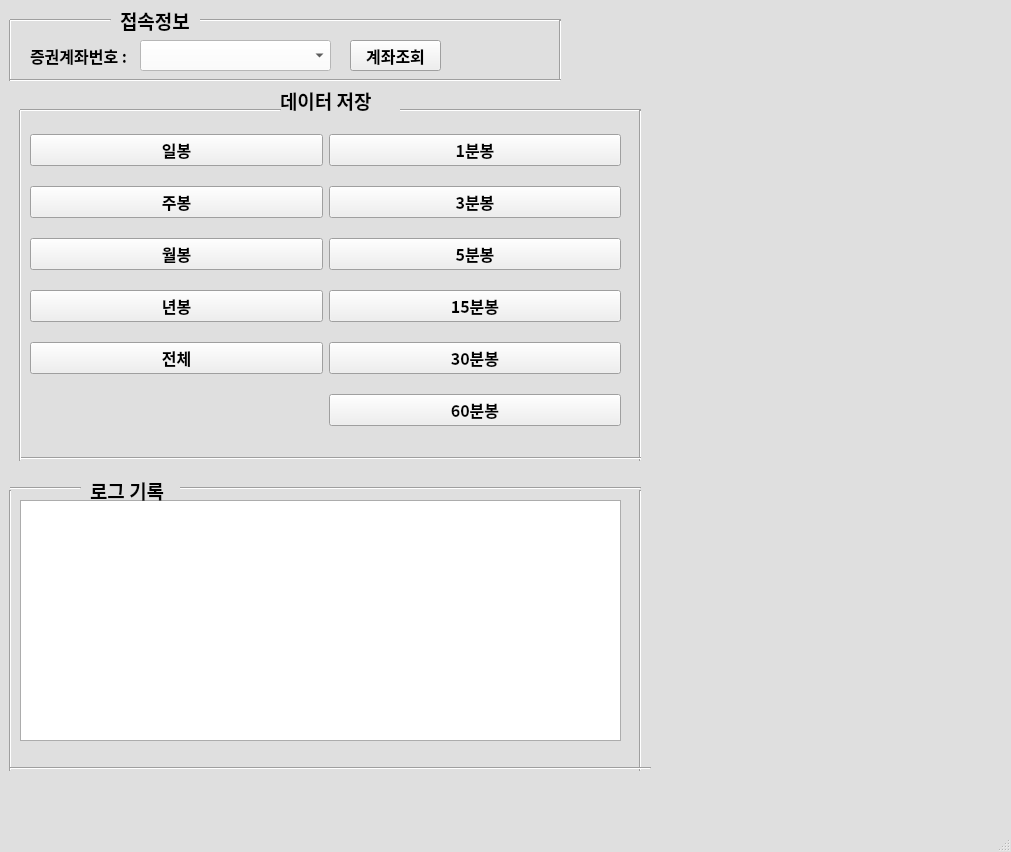
<?xml version="1.0" encoding="UTF-8"?>
<ui version="4.0">
 <class>MainWindow</class>
 <widget class="QMainWindow" name="MainWindow">
  <property name="geometry">
   <rect>
    <x>0</x>
    <y>0</y>
    <width>1011</width>
    <height>852</height>
   </rect>
  </property>
  <property name="palette">
   <palette>
    <active>
     <colorrole role="Base">
      <brush brushstyle="SolidPattern">
       <color alpha="255">
        <red>255</red>
        <green>255</green>
        <blue>255</blue>
       </color>
      </brush>
     </colorrole>
     <colorrole role="Window">
      <brush brushstyle="SolidPattern">
       <color alpha="255">
        <red>223</red>
        <green>223</green>
        <blue>223</blue>
       </color>
      </brush>
     </colorrole>
    </active>
    <inactive>
     <colorrole role="Base">
      <brush brushstyle="SolidPattern">
       <color alpha="255">
        <red>255</red>
        <green>255</green>
        <blue>255</blue>
       </color>
      </brush>
     </colorrole>
     <colorrole role="Window">
      <brush brushstyle="SolidPattern">
       <color alpha="255">
        <red>223</red>
        <green>223</green>
        <blue>223</blue>
       </color>
      </brush>
     </colorrole>
    </inactive>
    <disabled>
     <colorrole role="Base">
      <brush brushstyle="SolidPattern">
       <color alpha="255">
        <red>223</red>
        <green>223</green>
        <blue>223</blue>
       </color>
      </brush>
     </colorrole>
     <colorrole role="Window">
      <brush brushstyle="SolidPattern">
       <color alpha="255">
        <red>223</red>
        <green>223</green>
        <blue>223</blue>
       </color>
      </brush>
     </colorrole>
    </disabled>
   </palette>
  </property>
  <property name="font">
   <font>
    <weight>75</weight>
    <bold>true</bold>
   </font>
  </property>
  <property name="windowTitle">
   <string>MainWindow</string>
  </property>
  <property name="toolButtonStyle">
   <enum>Qt::ToolButtonTextUnderIcon</enum>
  </property>
  <widget class="QWidget" name="centralwidget">
   <widget class="QLabel" name="TEXT_1">
    <property name="geometry">
     <rect>
      <x>280</x>
      <y>80</y>
      <width>101</width>
      <height>41</height>
     </rect>
    </property>
    <property name="palette">
     <palette>
      <active>
       <colorrole role="Base">
        <brush brushstyle="SolidPattern">
         <color alpha="255">
          <red>255</red>
          <green>255</green>
          <blue>255</blue>
         </color>
        </brush>
       </colorrole>
       <colorrole role="Window">
        <brush brushstyle="SolidPattern">
         <color alpha="255">
          <red>255</red>
          <green>255</green>
          <blue>255</blue>
         </color>
        </brush>
       </colorrole>
      </active>
      <inactive>
       <colorrole role="Base">
        <brush brushstyle="SolidPattern">
         <color alpha="255">
          <red>255</red>
          <green>255</green>
          <blue>255</blue>
         </color>
        </brush>
       </colorrole>
       <colorrole role="Window">
        <brush brushstyle="SolidPattern">
         <color alpha="255">
          <red>255</red>
          <green>255</green>
          <blue>255</blue>
         </color>
        </brush>
       </colorrole>
      </inactive>
      <disabled>
       <colorrole role="Base">
        <brush brushstyle="SolidPattern">
         <color alpha="255">
          <red>255</red>
          <green>255</green>
          <blue>255</blue>
         </color>
        </brush>
       </colorrole>
       <colorrole role="Window">
        <brush brushstyle="SolidPattern">
         <color alpha="255">
          <red>255</red>
          <green>255</green>
          <blue>255</blue>
         </color>
        </brush>
       </colorrole>
      </disabled>
     </palette>
    </property>
    <property name="font">
     <font>
      <family>나눔고딕 ExtraBold</family>
      <pointsize>14</pointsize>
      <weight>75</weight>
      <bold>true</bold>
      <underline>false</underline>
     </font>
    </property>
    <property name="text">
     <string>데이터 저장</string>
    </property>
   </widget>
   <widget class="Line" name="line_3">
    <property name="geometry">
     <rect>
      <x>400</x>
      <y>100</y>
      <width>241</width>
      <height>20</height>
     </rect>
    </property>
    <property name="orientation">
     <enum>Qt::Horizontal</enum>
    </property>
   </widget>
   <widget class="Line" name="line_2">
    <property name="geometry">
     <rect>
      <x>630</x>
      <y>110</y>
      <width>21</width>
      <height>351</height>
     </rect>
    </property>
    <property name="orientation">
     <enum>Qt::Vertical</enum>
    </property>
   </widget>
   <widget class="Line" name="line_4">
    <property name="geometry">
     <rect>
      <x>20</x>
      <y>450</y>
      <width>621</width>
      <height>16</height>
     </rect>
    </property>
    <property name="orientation">
     <enum>Qt::Horizontal</enum>
    </property>
   </widget>
   <widget class="Line" name="line">
    <property name="geometry">
     <rect>
      <x>10</x>
      <y>110</y>
      <width>20</width>
      <height>351</height>
     </rect>
    </property>
    <property name="orientation">
     <enum>Qt::Vertical</enum>
    </property>
   </widget>
   <widget class="Line" name="line_5">
    <property name="geometry">
     <rect>
      <x>20</x>
      <y>100</y>
      <width>261</width>
      <height>20</height>
     </rect>
    </property>
    <property name="orientation">
     <enum>Qt::Horizontal</enum>
    </property>
   </widget>
   <widget class="QLabel" name="TEXT_2">
    <property name="geometry">
     <rect>
      <x>120</x>
      <y>0</y>
      <width>91</width>
      <height>41</height>
     </rect>
    </property>
    <property name="palette">
     <palette>
      <active>
       <colorrole role="Base">
        <brush brushstyle="SolidPattern">
         <color alpha="255">
          <red>255</red>
          <green>255</green>
          <blue>255</blue>
         </color>
        </brush>
       </colorrole>
       <colorrole role="Window">
        <brush brushstyle="SolidPattern">
         <color alpha="255">
          <red>255</red>
          <green>255</green>
          <blue>255</blue>
         </color>
        </brush>
       </colorrole>
      </active>
      <inactive>
       <colorrole role="Base">
        <brush brushstyle="SolidPattern">
         <color alpha="255">
          <red>255</red>
          <green>255</green>
          <blue>255</blue>
         </color>
        </brush>
       </colorrole>
       <colorrole role="Window">
        <brush brushstyle="SolidPattern">
         <color alpha="255">
          <red>255</red>
          <green>255</green>
          <blue>255</blue>
         </color>
        </brush>
       </colorrole>
      </inactive>
      <disabled>
       <colorrole role="Base">
        <brush brushstyle="SolidPattern">
         <color alpha="255">
          <red>255</red>
          <green>255</green>
          <blue>255</blue>
         </color>
        </brush>
       </colorrole>
       <colorrole role="Window">
        <brush brushstyle="SolidPattern">
         <color alpha="255">
          <red>255</red>
          <green>255</green>
          <blue>255</blue>
         </color>
        </brush>
       </colorrole>
      </disabled>
     </palette>
    </property>
    <property name="font">
     <font>
      <family>나눔고딕 ExtraBold</family>
      <pointsize>14</pointsize>
      <weight>75</weight>
      <bold>true</bold>
      <underline>false</underline>
     </font>
    </property>
    <property name="text">
     <string>접속정보</string>
    </property>
   </widget>
   <widget class="Line" name="line_6">
    <property name="geometry">
     <rect>
      <x>0</x>
      <y>20</y>
      <width>20</width>
      <height>61</height>
     </rect>
    </property>
    <property name="orientation">
     <enum>Qt::Vertical</enum>
    </property>
   </widget>
   <widget class="Line" name="line_7">
    <property name="geometry">
     <rect>
      <x>10</x>
      <y>10</y>
      <width>101</width>
      <height>20</height>
     </rect>
    </property>
    <property name="orientation">
     <enum>Qt::Horizontal</enum>
    </property>
   </widget>
   <widget class="Line" name="line_8">
    <property name="geometry">
     <rect>
      <x>200</x>
      <y>10</y>
      <width>361</width>
      <height>20</height>
     </rect>
    </property>
    <property name="orientation">
     <enum>Qt::Horizontal</enum>
    </property>
   </widget>
   <widget class="QLabel" name="label">
    <property name="geometry">
     <rect>
      <x>30</x>
      <y>40</y>
      <width>111</width>
      <height>31</height>
     </rect>
    </property>
    <property name="font">
     <font>
      <family>나눔고딕 ExtraBold</family>
      <pointsize>12</pointsize>
      <weight>75</weight>
      <bold>true</bold>
     </font>
    </property>
    <property name="text">
     <string>증권계좌번호 :</string>
    </property>
   </widget>
   <widget class="Line" name="line_9">
    <property name="geometry">
     <rect>
      <x>550</x>
      <y>20</y>
      <width>20</width>
      <height>61</height>
     </rect>
    </property>
    <property name="orientation">
     <enum>Qt::Vertical</enum>
    </property>
   </widget>
   <widget class="Line" name="line_10">
    <property name="geometry">
     <rect>
      <x>10</x>
      <y>70</y>
      <width>551</width>
      <height>20</height>
     </rect>
    </property>
    <property name="orientation">
     <enum>Qt::Horizontal</enum>
    </property>
   </widget>
   <widget class="QPushButton" name="account_info">
    <property name="geometry">
     <rect>
      <x>350</x>
      <y>40</y>
      <width>91</width>
      <height>31</height>
     </rect>
    </property>
    <property name="font">
     <font>
      <family>나눔고딕 ExtraBold</family>
      <pointsize>12</pointsize>
      <weight>75</weight>
      <bold>true</bold>
     </font>
    </property>
    <property name="text">
     <string>계좌조회</string>
    </property>
   </widget>
   <widget class="QComboBox" name="account_num">
    <property name="geometry">
     <rect>
      <x>140</x>
      <y>40</y>
      <width>191</width>
      <height>31</height>
     </rect>
    </property>
    <property name="palette">
     <palette>
      <active>
       <colorrole role="WindowText">
        <brush brushstyle="SolidPattern">
         <color alpha="255">
          <red>0</red>
          <green>0</green>
          <blue>0</blue>
         </color>
        </brush>
       </colorrole>
       <colorrole role="Button">
        <brush brushstyle="SolidPattern">
         <color alpha="255">
          <red>255</red>
          <green>255</green>
          <blue>255</blue>
         </color>
        </brush>
       </colorrole>
       <colorrole role="Light">
        <brush brushstyle="SolidPattern">
         <color alpha="255">
          <red>255</red>
          <green>255</green>
          <blue>255</blue>
         </color>
        </brush>
       </colorrole>
       <colorrole role="Midlight">
        <brush brushstyle="SolidPattern">
         <color alpha="255">
          <red>255</red>
          <green>255</green>
          <blue>255</blue>
         </color>
        </brush>
       </colorrole>
       <colorrole role="Dark">
        <brush brushstyle="SolidPattern">
         <color alpha="255">
          <red>127</red>
          <green>127</green>
          <blue>127</blue>
         </color>
        </brush>
       </colorrole>
       <colorrole role="Mid">
        <brush brushstyle="SolidPattern">
         <color alpha="255">
          <red>170</red>
          <green>170</green>
          <blue>170</blue>
         </color>
        </brush>
       </colorrole>
       <colorrole role="Text">
        <brush brushstyle="SolidPattern">
         <color alpha="255">
          <red>0</red>
          <green>0</green>
          <blue>0</blue>
         </color>
        </brush>
       </colorrole>
       <colorrole role="BrightText">
        <brush brushstyle="SolidPattern">
         <color alpha="255">
          <red>255</red>
          <green>255</green>
          <blue>255</blue>
         </color>
        </brush>
       </colorrole>
       <colorrole role="ButtonText">
        <brush brushstyle="SolidPattern">
         <color alpha="255">
          <red>0</red>
          <green>0</green>
          <blue>0</blue>
         </color>
        </brush>
       </colorrole>
       <colorrole role="Base">
        <brush brushstyle="SolidPattern">
         <color alpha="255">
          <red>255</red>
          <green>255</green>
          <blue>255</blue>
         </color>
        </brush>
       </colorrole>
       <colorrole role="Window">
        <brush brushstyle="SolidPattern">
         <color alpha="255">
          <red>255</red>
          <green>255</green>
          <blue>255</blue>
         </color>
        </brush>
       </colorrole>
       <colorrole role="Shadow">
        <brush brushstyle="SolidPattern">
         <color alpha="255">
          <red>0</red>
          <green>0</green>
          <blue>0</blue>
         </color>
        </brush>
       </colorrole>
       <colorrole role="AlternateBase">
        <brush brushstyle="SolidPattern">
         <color alpha="255">
          <red>255</red>
          <green>255</green>
          <blue>255</blue>
         </color>
        </brush>
       </colorrole>
       <colorrole role="ToolTipBase">
        <brush brushstyle="SolidPattern">
         <color alpha="255">
          <red>255</red>
          <green>255</green>
          <blue>220</blue>
         </color>
        </brush>
       </colorrole>
       <colorrole role="ToolTipText">
        <brush brushstyle="SolidPattern">
         <color alpha="255">
          <red>0</red>
          <green>0</green>
          <blue>0</blue>
         </color>
        </brush>
       </colorrole>
      </active>
      <inactive>
       <colorrole role="WindowText">
        <brush brushstyle="SolidPattern">
         <color alpha="255">
          <red>0</red>
          <green>0</green>
          <blue>0</blue>
         </color>
        </brush>
       </colorrole>
       <colorrole role="Button">
        <brush brushstyle="SolidPattern">
         <color alpha="255">
          <red>255</red>
          <green>255</green>
          <blue>255</blue>
         </color>
        </brush>
       </colorrole>
       <colorrole role="Light">
        <brush brushstyle="SolidPattern">
         <color alpha="255">
          <red>255</red>
          <green>255</green>
          <blue>255</blue>
         </color>
        </brush>
       </colorrole>
       <colorrole role="Midlight">
        <brush brushstyle="SolidPattern">
         <color alpha="255">
          <red>255</red>
          <green>255</green>
          <blue>255</blue>
         </color>
        </brush>
       </colorrole>
       <colorrole role="Dark">
        <brush brushstyle="SolidPattern">
         <color alpha="255">
          <red>127</red>
          <green>127</green>
          <blue>127</blue>
         </color>
        </brush>
       </colorrole>
       <colorrole role="Mid">
        <brush brushstyle="SolidPattern">
         <color alpha="255">
          <red>170</red>
          <green>170</green>
          <blue>170</blue>
         </color>
        </brush>
       </colorrole>
       <colorrole role="Text">
        <brush brushstyle="SolidPattern">
         <color alpha="255">
          <red>0</red>
          <green>0</green>
          <blue>0</blue>
         </color>
        </brush>
       </colorrole>
       <colorrole role="BrightText">
        <brush brushstyle="SolidPattern">
         <color alpha="255">
          <red>255</red>
          <green>255</green>
          <blue>255</blue>
         </color>
        </brush>
       </colorrole>
       <colorrole role="ButtonText">
        <brush brushstyle="SolidPattern">
         <color alpha="255">
          <red>0</red>
          <green>0</green>
          <blue>0</blue>
         </color>
        </brush>
       </colorrole>
       <colorrole role="Base">
        <brush brushstyle="SolidPattern">
         <color alpha="255">
          <red>255</red>
          <green>255</green>
          <blue>255</blue>
         </color>
        </brush>
       </colorrole>
       <colorrole role="Window">
        <brush brushstyle="SolidPattern">
         <color alpha="255">
          <red>255</red>
          <green>255</green>
          <blue>255</blue>
         </color>
        </brush>
       </colorrole>
       <colorrole role="Shadow">
        <brush brushstyle="SolidPattern">
         <color alpha="255">
          <red>0</red>
          <green>0</green>
          <blue>0</blue>
         </color>
        </brush>
       </colorrole>
       <colorrole role="AlternateBase">
        <brush brushstyle="SolidPattern">
         <color alpha="255">
          <red>255</red>
          <green>255</green>
          <blue>255</blue>
         </color>
        </brush>
       </colorrole>
       <colorrole role="ToolTipBase">
        <brush brushstyle="SolidPattern">
         <color alpha="255">
          <red>255</red>
          <green>255</green>
          <blue>220</blue>
         </color>
        </brush>
       </colorrole>
       <colorrole role="ToolTipText">
        <brush brushstyle="SolidPattern">
         <color alpha="255">
          <red>0</red>
          <green>0</green>
          <blue>0</blue>
         </color>
        </brush>
       </colorrole>
      </inactive>
      <disabled>
       <colorrole role="WindowText">
        <brush brushstyle="SolidPattern">
         <color alpha="255">
          <red>127</red>
          <green>127</green>
          <blue>127</blue>
         </color>
        </brush>
       </colorrole>
       <colorrole role="Button">
        <brush brushstyle="SolidPattern">
         <color alpha="255">
          <red>255</red>
          <green>255</green>
          <blue>255</blue>
         </color>
        </brush>
       </colorrole>
       <colorrole role="Light">
        <brush brushstyle="SolidPattern">
         <color alpha="255">
          <red>255</red>
          <green>255</green>
          <blue>255</blue>
         </color>
        </brush>
       </colorrole>
       <colorrole role="Midlight">
        <brush brushstyle="SolidPattern">
         <color alpha="255">
          <red>255</red>
          <green>255</green>
          <blue>255</blue>
         </color>
        </brush>
       </colorrole>
       <colorrole role="Dark">
        <brush brushstyle="SolidPattern">
         <color alpha="255">
          <red>127</red>
          <green>127</green>
          <blue>127</blue>
         </color>
        </brush>
       </colorrole>
       <colorrole role="Mid">
        <brush brushstyle="SolidPattern">
         <color alpha="255">
          <red>170</red>
          <green>170</green>
          <blue>170</blue>
         </color>
        </brush>
       </colorrole>
       <colorrole role="Text">
        <brush brushstyle="SolidPattern">
         <color alpha="255">
          <red>127</red>
          <green>127</green>
          <blue>127</blue>
         </color>
        </brush>
       </colorrole>
       <colorrole role="BrightText">
        <brush brushstyle="SolidPattern">
         <color alpha="255">
          <red>255</red>
          <green>255</green>
          <blue>255</blue>
         </color>
        </brush>
       </colorrole>
       <colorrole role="ButtonText">
        <brush brushstyle="SolidPattern">
         <color alpha="255">
          <red>127</red>
          <green>127</green>
          <blue>127</blue>
         </color>
        </brush>
       </colorrole>
       <colorrole role="Base">
        <brush brushstyle="SolidPattern">
         <color alpha="255">
          <red>255</red>
          <green>255</green>
          <blue>255</blue>
         </color>
        </brush>
       </colorrole>
       <colorrole role="Window">
        <brush brushstyle="SolidPattern">
         <color alpha="255">
          <red>255</red>
          <green>255</green>
          <blue>255</blue>
         </color>
        </brush>
       </colorrole>
       <colorrole role="Shadow">
        <brush brushstyle="SolidPattern">
         <color alpha="255">
          <red>0</red>
          <green>0</green>
          <blue>0</blue>
         </color>
        </brush>
       </colorrole>
       <colorrole role="AlternateBase">
        <brush brushstyle="SolidPattern">
         <color alpha="255">
          <red>255</red>
          <green>255</green>
          <blue>255</blue>
         </color>
        </brush>
       </colorrole>
       <colorrole role="ToolTipBase">
        <brush brushstyle="SolidPattern">
         <color alpha="255">
          <red>255</red>
          <green>255</green>
          <blue>220</blue>
         </color>
        </brush>
       </colorrole>
       <colorrole role="ToolTipText">
        <brush brushstyle="SolidPattern">
         <color alpha="255">
          <red>0</red>
          <green>0</green>
          <blue>0</blue>
         </color>
        </brush>
       </colorrole>
      </disabled>
     </palette>
    </property>
    <property name="font">
     <font>
      <family>나눔고딕</family>
      <pointsize>12</pointsize>
      <weight>75</weight>
      <bold>true</bold>
     </font>
    </property>
    <property name="currentText">
     <string/>
    </property>
   </widget>
   <widget class="QTextBrowser" name="textBrowser_7">
    <property name="geometry">
     <rect>
      <x>20</x>
      <y>500</y>
      <width>601</width>
      <height>241</height>
     </rect>
    </property>
   </widget>
   <widget class="Line" name="line_16">
    <property name="geometry">
     <rect>
      <x>0</x>
      <y>490</y>
      <width>20</width>
      <height>281</height>
     </rect>
    </property>
    <property name="orientation">
     <enum>Qt::Vertical</enum>
    </property>
   </widget>
   <widget class="QLabel" name="TEXT_4">
    <property name="geometry">
     <rect>
      <x>90</x>
      <y>470</y>
      <width>91</width>
      <height>41</height>
     </rect>
    </property>
    <property name="palette">
     <palette>
      <active>
       <colorrole role="Base">
        <brush brushstyle="SolidPattern">
         <color alpha="255">
          <red>255</red>
          <green>255</green>
          <blue>255</blue>
         </color>
        </brush>
       </colorrole>
       <colorrole role="Window">
        <brush brushstyle="SolidPattern">
         <color alpha="255">
          <red>255</red>
          <green>255</green>
          <blue>255</blue>
         </color>
        </brush>
       </colorrole>
      </active>
      <inactive>
       <colorrole role="Base">
        <brush brushstyle="SolidPattern">
         <color alpha="255">
          <red>255</red>
          <green>255</green>
          <blue>255</blue>
         </color>
        </brush>
       </colorrole>
       <colorrole role="Window">
        <brush brushstyle="SolidPattern">
         <color alpha="255">
          <red>255</red>
          <green>255</green>
          <blue>255</blue>
         </color>
        </brush>
       </colorrole>
      </inactive>
      <disabled>
       <colorrole role="Base">
        <brush brushstyle="SolidPattern">
         <color alpha="255">
          <red>255</red>
          <green>255</green>
          <blue>255</blue>
         </color>
        </brush>
       </colorrole>
       <colorrole role="Window">
        <brush brushstyle="SolidPattern">
         <color alpha="255">
          <red>255</red>
          <green>255</green>
          <blue>255</blue>
         </color>
        </brush>
       </colorrole>
      </disabled>
     </palette>
    </property>
    <property name="font">
     <font>
      <family>나눔고딕 ExtraBold</family>
      <pointsize>14</pointsize>
      <weight>75</weight>
      <bold>true</bold>
      <underline>false</underline>
     </font>
    </property>
    <property name="text">
     <string>로그 기록</string>
    </property>
   </widget>
   <widget class="Line" name="line_17">
    <property name="geometry">
     <rect>
      <x>10</x>
      <y>480</y>
      <width>71</width>
      <height>16</height>
     </rect>
    </property>
    <property name="orientation">
     <enum>Qt::Horizontal</enum>
    </property>
   </widget>
   <widget class="Line" name="line_18">
    <property name="geometry">
     <rect>
      <x>180</x>
      <y>480</y>
      <width>461</width>
      <height>16</height>
     </rect>
    </property>
    <property name="orientation">
     <enum>Qt::Horizontal</enum>
    </property>
   </widget>
   <widget class="Line" name="line_19">
    <property name="geometry">
     <rect>
      <x>630</x>
      <y>490</y>
      <width>20</width>
      <height>281</height>
     </rect>
    </property>
    <property name="orientation">
     <enum>Qt::Vertical</enum>
    </property>
   </widget>
   <widget class="Line" name="line_20">
    <property name="geometry">
     <rect>
      <x>10</x>
      <y>760</y>
      <width>641</width>
      <height>16</height>
     </rect>
    </property>
    <property name="orientation">
     <enum>Qt::Horizontal</enum>
    </property>
   </widget>
   <widget class="QWidget" name="gridLayoutWidget">
    <property name="geometry">
     <rect>
      <x>30</x>
      <y>120</y>
      <width>591</width>
      <height>321</height>
     </rect>
    </property>
    <layout class="QGridLayout" name="gridLayout">
     <item row="0" column="0">
      <widget class="QPushButton" name="day_push">
       <property name="font">
        <font>
         <family>나눔고딕 ExtraBold</family>
         <pointsize>12</pointsize>
         <weight>75</weight>
         <bold>true</bold>
        </font>
       </property>
       <property name="text">
        <string>일봉</string>
       </property>
      </widget>
     </item>
     <item row="1" column="0">
      <widget class="QPushButton" name="week_push">
       <property name="font">
        <font>
         <family>나눔고딕 ExtraBold</family>
         <pointsize>12</pointsize>
         <weight>75</weight>
         <bold>true</bold>
        </font>
       </property>
       <property name="text">
        <string>주봉</string>
       </property>
      </widget>
     </item>
     <item row="1" column="1">
      <widget class="QPushButton" name="three_min_push">
       <property name="font">
        <font>
         <family>나눔고딕 ExtraBold</family>
         <pointsize>12</pointsize>
         <weight>75</weight>
         <bold>true</bold>
        </font>
       </property>
       <property name="text">
        <string>3분봉</string>
       </property>
      </widget>
     </item>
     <item row="0" column="1">
      <widget class="QPushButton" name="one_min_push">
       <property name="font">
        <font>
         <family>나눔고딕 ExtraBold</family>
         <pointsize>12</pointsize>
         <weight>75</weight>
         <bold>true</bold>
        </font>
       </property>
       <property name="text">
        <string>1분봉</string>
       </property>
      </widget>
     </item>
     <item row="2" column="0">
      <widget class="QPushButton" name="month_push">
       <property name="font">
        <font>
         <family>나눔고딕 ExtraBold</family>
         <pointsize>12</pointsize>
         <weight>75</weight>
         <bold>true</bold>
        </font>
       </property>
       <property name="text">
        <string>월봉</string>
       </property>
      </widget>
     </item>
     <item row="3" column="0">
      <widget class="QPushButton" name="year_push">
       <property name="font">
        <font>
         <family>나눔고딕 ExtraBold</family>
         <pointsize>12</pointsize>
         <weight>75</weight>
         <bold>true</bold>
        </font>
       </property>
       <property name="text">
        <string>년봉</string>
       </property>
      </widget>
     </item>
     <item row="4" column="1">
      <widget class="QPushButton" name="thirty_min_push">
       <property name="font">
        <font>
         <family>나눔고딕 ExtraBold</family>
         <pointsize>12</pointsize>
         <weight>75</weight>
         <bold>true</bold>
        </font>
       </property>
       <property name="text">
        <string>30분봉</string>
       </property>
      </widget>
     </item>
     <item row="2" column="1">
      <widget class="QPushButton" name="five_min_push">
       <property name="font">
        <font>
         <family>나눔고딕 ExtraBold</family>
         <pointsize>12</pointsize>
         <weight>75</weight>
         <bold>true</bold>
        </font>
       </property>
       <property name="text">
        <string>5분봉</string>
       </property>
      </widget>
     </item>
     <item row="3" column="1">
      <widget class="QPushButton" name="fifteen_min_push">
       <property name="font">
        <font>
         <family>나눔고딕 ExtraBold</family>
         <pointsize>12</pointsize>
         <weight>75</weight>
         <bold>true</bold>
        </font>
       </property>
       <property name="text">
        <string>15분봉</string>
       </property>
      </widget>
     </item>
     <item row="5" column="1">
      <widget class="QPushButton" name="sixty_min_push">
       <property name="font">
        <font>
         <family>나눔고딕 ExtraBold</family>
         <pointsize>12</pointsize>
         <weight>75</weight>
         <bold>true</bold>
        </font>
       </property>
       <property name="text">
        <string>60분봉</string>
       </property>
      </widget>
     </item>
     <item row="4" column="0">
      <widget class="QPushButton" name="whole_push">
       <property name="font">
        <font>
         <family>나눔고딕 ExtraBold</family>
         <pointsize>12</pointsize>
         <weight>75</weight>
         <bold>true</bold>
        </font>
       </property>
       <property name="text">
        <string>전체</string>
       </property>
      </widget>
     </item>
    </layout>
   </widget>
  </widget>
  <widget class="QMenuBar" name="menubar">
   <property name="geometry">
    <rect>
     <x>0</x>
     <y>0</y>
     <width>1011</width>
     <height>21</height>
    </rect>
   </property>
  </widget>
  <widget class="QStatusBar" name="statusbar"/>
 </widget>
 <resources/>
 <connections/>
</ui>
